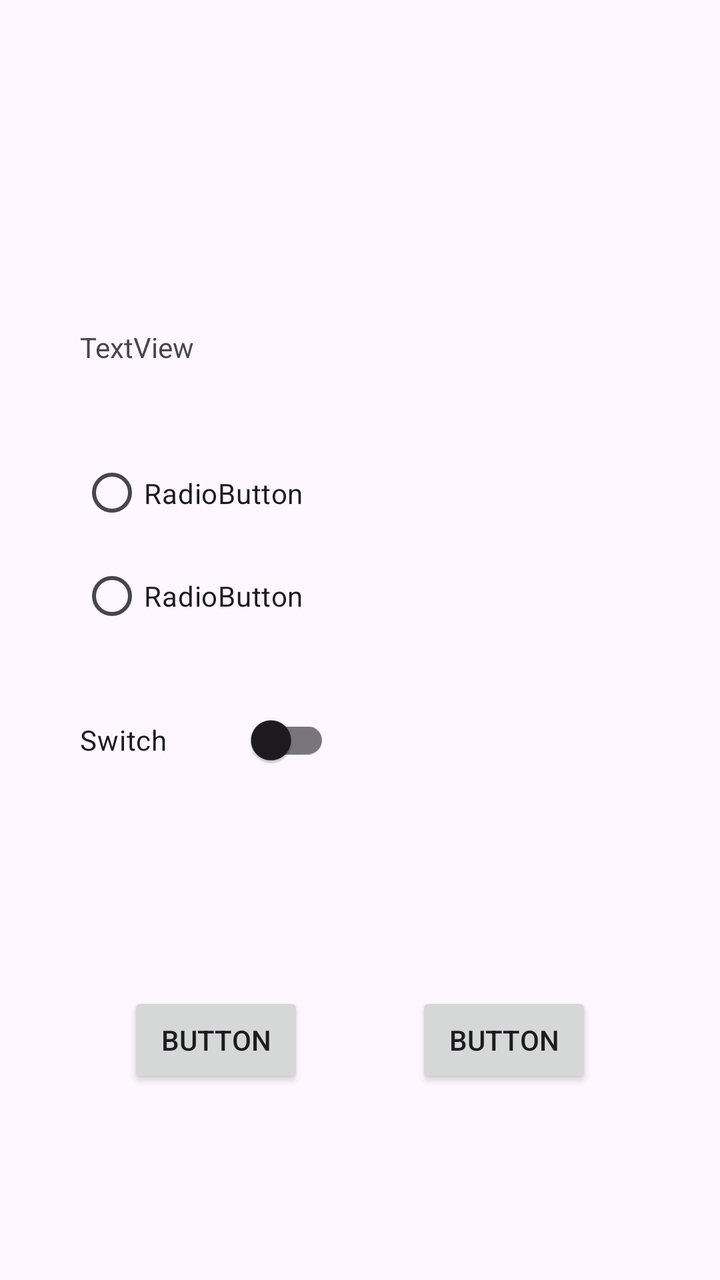
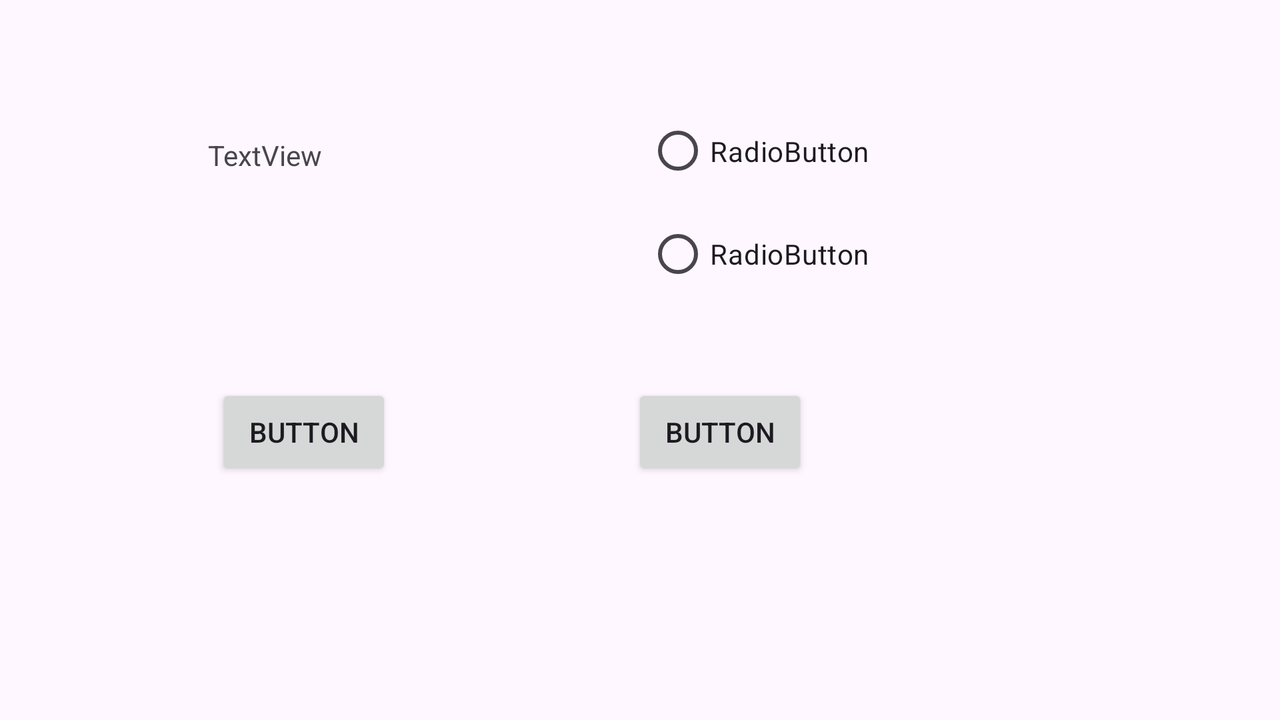

Compare how this app lays out the same screen by default and in its alternative resource folder. The renders come first, then the two layout files and the values they reference.
<!-- AndroidManifest.xml: application theme Theme.Cinemapp -->
<!-- res/layout/config.xml -->
<?xml version="1.0" encoding="utf-8"?>
<androidx.constraintlayout.widget.ConstraintLayout xmlns:android="http://schemas.android.com/apk/res/android"
    xmlns:app="http://schemas.android.com/apk/res-auto"
    xmlns:tools="http://schemas.android.com/tools"
    android:layout_width="match_parent"
    android:layout_height="match_parent">

    <TextView
        android:id="@+id/camIdiomaConfig"
        android:layout_width="183dp"
        android:layout_height="35dp"
        android:layout_marginStart="40dp"
        android:layout_marginTop="164dp"
        android:text="TextView"
        app:layout_constraintStart_toStartOf="parent"
        app:layout_constraintTop_toTopOf="parent" />

    <RadioGroup
        android:id="@+id/grupoConfig"
        android:layout_width="116dp"
        android:layout_height="107dp"
        android:layout_marginStart="40dp"
        android:layout_marginTop="20dp"
        app:layout_constraintStart_toStartOf="parent"
        app:layout_constraintTop_toBottomOf="@+id/camIdiomaConfig">

        <RadioButton
            android:id="@+id/castellanoConfig"
            android:layout_width="114dp"
            android:layout_height="55dp"
            android:text="RadioButton" />

        <RadioButton
            android:id="@+id/inglesConfig"
            android:layout_width="wrap_content"
            android:layout_height="wrap_content"
            android:text="RadioButton" />
    </RadioGroup>

    <Button
        android:id="@+id/backConfig"
        android:layout_width="wrap_content"
        android:layout_height="wrap_content"
        android:layout_marginStart="64dp"
        android:layout_marginBottom="96dp"
        android:text="Button"
        app:layout_constraintBottom_toBottomOf="parent"
        app:layout_constraintStart_toStartOf="parent" />

    <Button
        android:id="@+id/confirmarConfig"
        android:layout_width="wrap_content"
        android:layout_height="wrap_content"
        android:layout_marginEnd="64dp"
        android:layout_marginBottom="96dp"
        android:text="Button"
        app:layout_constraintBottom_toBottomOf="parent"
        app:layout_constraintEnd_toEndOf="parent" />

    <androidx.appcompat.widget.SwitchCompat
        android:id="@+id/oscuroConfig"
        android:layout_width="125dp"
        android:layout_height="40dp"
        android:layout_marginStart="40dp"
        android:layout_marginTop="24dp"
        android:text="Switch"
        app:layout_constraintStart_toStartOf="parent"
        app:layout_constraintTop_toBottomOf="@+id/grupoConfig" />

</androidx.constraintlayout.widget.ConstraintLayout>
<!-- resources referenced by this layout -->
<resources>
  <style name="Theme.Cinemapp" parent="Base.Theme.Cinemapp" />
  <style name="Base.Theme.Cinemapp" parent="Theme.Material3.DayNight.NoActionBar">
          
          
      </style>
</resources>
<!-- res/layout-land/config.xml (the author's variant of the layout above) -->
<!-- drawn on the phone turned sideways -->
<?xml version="1.0" encoding="utf-8"?>
<androidx.constraintlayout.widget.ConstraintLayout xmlns:android="http://schemas.android.com/apk/res/android"
    xmlns:app="http://schemas.android.com/apk/res-auto"
    xmlns:tools="http://schemas.android.com/tools"
    android:layout_width="match_parent"
    android:layout_height="match_parent">

    <TextView
        android:id="@+id/camIdiomaConfig"
        android:layout_width="183dp"
        android:layout_height="35dp"
        android:layout_marginStart="104dp"
        android:layout_marginTop="68dp"
        android:text="TextView"
        app:layout_constraintStart_toStartOf="parent"
        app:layout_constraintTop_toTopOf="parent" />

    <RadioGroup
        android:id="@+id/grupoConfig"
        android:layout_width="117dp"
        android:layout_height="111dp"
        android:layout_marginStart="36dp"
        android:layout_marginTop="48dp"
        app:layout_constraintStart_toEndOf="@+id/camIdiomaConfig"
        app:layout_constraintTop_toTopOf="parent">

        <RadioButton
            android:id="@+id/castellanoConfig"
            android:layout_width="114dp"
            android:layout_height="55dp"
            android:text="RadioButton" />

        <RadioButton
            android:id="@+id/inglesConfig"
            android:layout_width="wrap_content"
            android:layout_height="wrap_content"
            android:text="RadioButton" />

    </RadioGroup>

    <Button
        android:id="@+id/backConfig"
        android:layout_width="wrap_content"
        android:layout_height="wrap_content"
        android:layout_marginStart="108dp"
        android:layout_marginBottom="120dp"
        android:text="Button"
        app:layout_constraintBottom_toBottomOf="parent"
        app:layout_constraintStart_toStartOf="parent" />

    <Button
        android:id="@+id/confirmarConfig"
        android:layout_width="wrap_content"
        android:layout_height="wrap_content"
        android:layout_marginEnd="236dp"
        android:layout_marginBottom="120dp"
        android:text="Button"
        app:layout_constraintBottom_toBottomOf="parent"
        app:layout_constraintEnd_toEndOf="parent" />

</androidx.constraintlayout.widget.ConstraintLayout>
